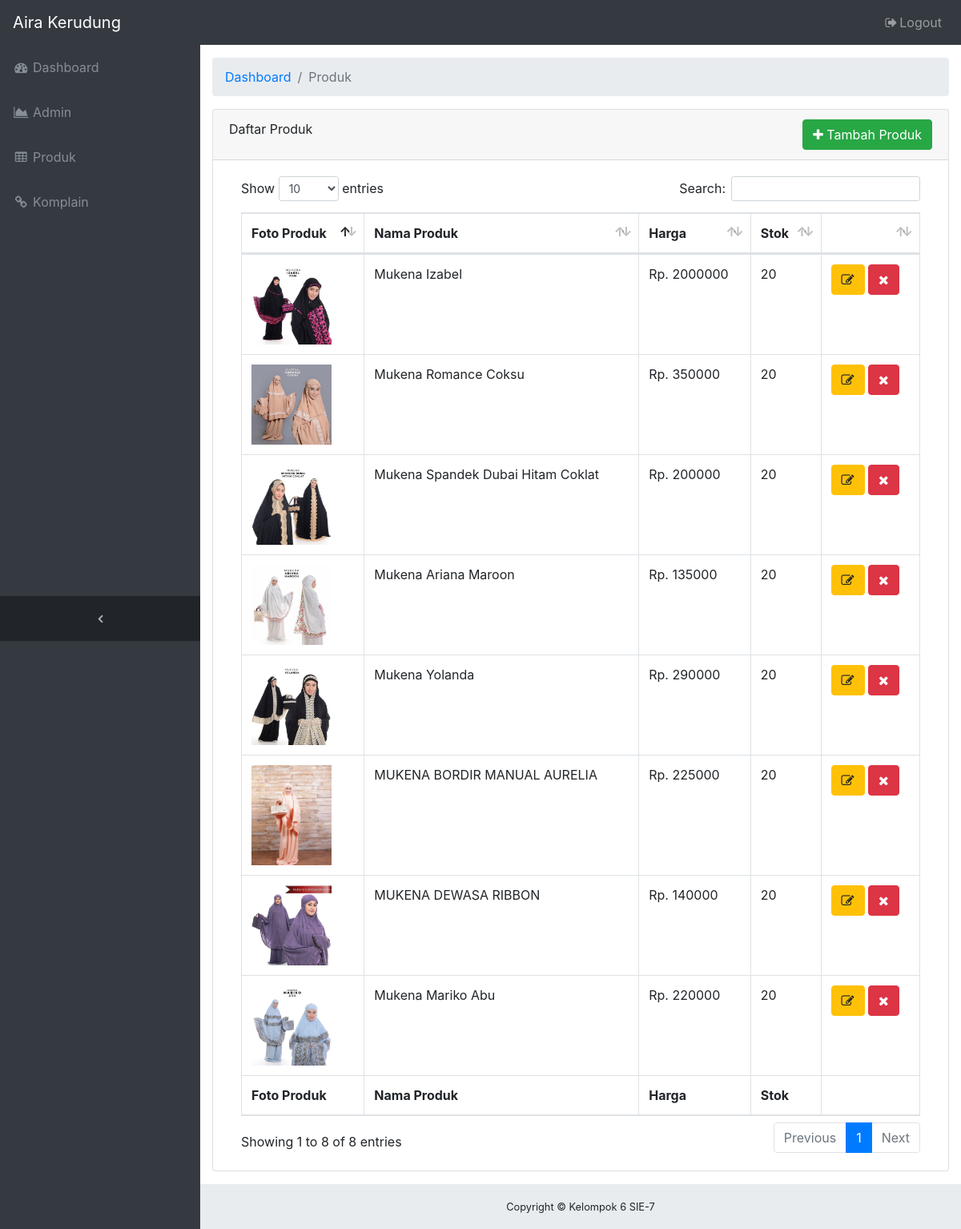
The page /owner/home.php?page=produk&id_kategori=4 (signed in) on the database its author committed.
### tables this page shows
CREATE TABLE `produk` (
  `id_produk` int(10) NOT NULL,
  `nama` varchar(50) NOT NULL,
  `foto` varchar(191) NOT NULL,
  `harga` int(10) NOT NULL,
  `deskripsi` varchar(191) NOT NULL,
  `stok` varchar(191) NOT NULL,
  `potongan_harga` varchar(191) NOT NULL,
  `tanggal_dibuat` date NOT NULL,
  `tanggal_diperbaharui` date NOT NULL,
  `id_kategori` int(10) NOT NULL
);

### owner/produk.php (the view, shortened to what this page needs)
<ol class="breadcrumb">
  <li class="breadcrumb-item">
    <a href="#">Dashboard</a>
  </li>
  <li class="breadcrumb-item active">Produk</li>
</ol>
<div class="card mb-3">
  <div class="card-header">
    Daftar Produk <a href="" class="btn btn-success" style="float: right;" title="Tambah Admin" data-toggle="modal" data-target="#myModal"><i class="fa fa-plus"></i> Tambah Produk</a></div>
    <div class="card-body">
        <div class="table-responsive">
          <table class="table table-bordered" id="dataTable" width="100%" cellspacing="0">
            <thead>
              <tr>
                <th>Foto Produk</th>
                <th>Nama Produk</th>
                <th>Harga</th>
                <th>Stok</th>
                <th></th>
              </tr>
            </thead>
            <tfoot>
              <tr>
                <th>Foto Produk</th>
                <th>Nama Produk</th>
                <th>Harga</th>
                <th>Stok</th>
                <th></th>
              </tr>
            </tfoot>
            <tbody>
              <?php
                $id = $_GET['id_kategori'];
                $produk=mysqli_query($konek, "select * from produk where id_kategori=$id");
                while($data=mysqli_fetch_array($produk)){
              ?>
              <tr>
                <td><img src="../uploads/<?php echo $data['foto']; ?>" class="img-responsive"style="padding:0;margin:0; width: 100px"></td>
                <td><?php echo $data['nama']; ?></td>
                <td>Rp. <?php echo $data['harga']; ?></td>
                <td><?php echo $data['stok']; ?></td>
                <td><a href="" class="btn btn-warning"><i class="fa fa-edit"></i></a> <a href="" class="btn btn-danger"><i class="fa fa-times"></i></a></td>
              </tr>
            <?php }?>
            </tbody>
          </table>
        </div>
      </div>
    </div>

### assets/css/sb-admin.css (style rules this page uses)
html { position: relative; min-height: 100%; }
body { overflow-x: hidden; }
body.sticky-footer { margin-bottom: 56px; }
body.fixed-nav { padding-top: 56px; }

### rows shown on the page
produk: foto (picture), nama "Mukena Izabel", harga "2000000", stok "20"
produk: foto (picture), nama "Mukena Romance Coksu", harga "350000", stok "20"
produk: foto (picture), nama "Mukena Spandek Dubai Hitam Coklat", harga "200000", stok "20"
produk: foto (picture), nama "Mukena Ariana Maroon", harga "135000", stok "20"
produk: foto (picture), nama "Mukena Yolanda", harga "290000", stok "20"
produk: foto (picture), nama "MUKENA BORDIR MANUAL AURELIA", harga "225000", stok "20"
produk: foto (picture), nama "MUKENA DEWASA RIBBON", harga "140000", stok "20"
produk: foto (picture), nama "Mukena Mariko Abu", harga "220000", stok "20"
